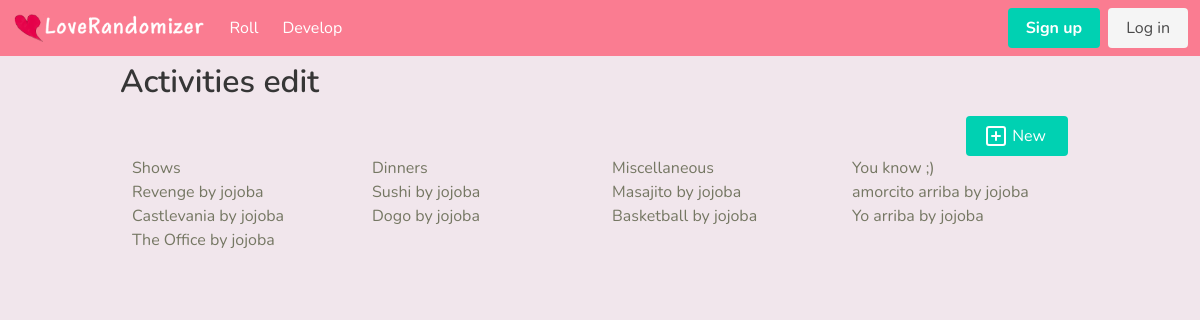
Screenshot of /blog/ with the database file from the repository.
### tables this page shows
CREATE TABLE activities (
  id INTEGER PRIMARY KEY AUTOINCREMENT,
  author_id INTEGER NOT NULL,
  name TEXT  NOT NULL,
  description TEXT,
  category TEXT NOT NULL,
  FOREIGN KEY (author_id) REFERENCES user (id)
);

CREATE TABLE user (
  id INTEGER PRIMARY KEY AUTOINCREMENT,
  username TEXT UNIQUE NOT NULL,
  password TEXT NOT NULL
);

### flaskr/blog.py (the view)
@bp.route('/')
def index():
    db = get_db()
    shows = db.execute(
        '''
        SELECT activities.id, name, category, username, author_id
        FROM activities JOIN user ON activities.author_id = user.id
        WHERE category = 'shows';
        '''
    ).fetchall()
    dinners = db.execute(
        '''
        SELECT activities.id, name, category, username, author_id
        FROM activities JOIN user ON activities.author_id = user.id
        WHERE category = 'dinners';
        '''
    ).fetchall()
    miscs = db.execute(
        '''
        SELECT activities.id, name, category, username, author_id
        FROM activities JOIN user ON activities.author_id = user.id
        WHERE category = 'misc';
        '''
    ).fetchall()
    sexys = db.execute(
        '''
        SELECT activities.id, name, category, username, author_id
        FROM activities JOIN user ON activities.author_id = user.id
        WHERE category = 'sexy';
        '''
    ).fetchall()
    showstemp = {'hdr': 'Shows', 'list' : shows}
    dinnerstemp = {'hdr': 'Dinners', 'list' : dinners}
    miscstemp = {'hdr': 'Miscellaneous', 'list' : miscs}
    sexystemp = {'hdr': 'You know ;)', 'list' : sexys}
    columns = [showstemp, dinnerstemp, miscstemp, sexystemp]
    return render_template('blog/index.html', columns=columns)

### flaskr/auth.py (called while the page is built)
@bp.before_app_request
def load_logged_in_user():
    user_id = session.get('user_id')
    if user_id is None:
        g.user = None
    else:
        g.user = get_db().execute(
            'SELECT * FROM user WHERE id = ?', (user_id,)
        ).fetchone()

### flaskr/db.py (called while the page is built)
def get_db():
    if 'db' not in g:
        g.db = sqlite3.connect(
            current_app.config['DATABASE'],
            detect_types=sqlite3.PARSE_DECLTYPES
        )
        g.db.row_factory = sqlite3.Row
    return g.db

### flaskr/templates/blog/index.html (shortened to what this page needs)
{% extends 'base.html' %} {% block header %}
<h1 class="container title mt-2">
  {% block title %}Activities edit{% endblock %}
</h1>
{% if g.user %} {% endif %} {% endblock %} {% block content %}
<section>
  <div class="is-flex is-flex-direction-row is-justify-content-end">
    <a class="button is-primary" href="{{ url_for('blog.create') }}">
      <i data-lucide="plus-square" class="icons"></i>
      <span class="mx-1">New</span>
    </a>
  </div>
  <div class="columns">
    {% for column in columns %}
    <div class="column">
      <h3>{{column['hdr']}}</h3>
      <ul>
        {% for act in column['list'] %}
        <li>
          {{ act['name'] }} by {{act['username']}}
        </li>
        {% endfor %}
      </ul>
    </div>
    {% endfor %}
  </div>
</section>
{% endblock %}

### rows the page displays
activities: name "Revenge", username "jojoba"
activities: name "Castlevania", username "jojoba"
activities: name "The Office", username "jojoba"
activities: name "Sushi", username "jojoba"
activities: name "Dogo", username "jojoba"
activities: name "Masajito", username "jojoba"
activities: name "Basketball", username "jojoba"
activities: name "amorcito arriba", username "jojoba"
activities: name "Yo arriba", username "jojoba"

### other values shown
{{ column['hdr'] }} "Shows" "Dinners" "Miscellaneous" "You know ;)"
